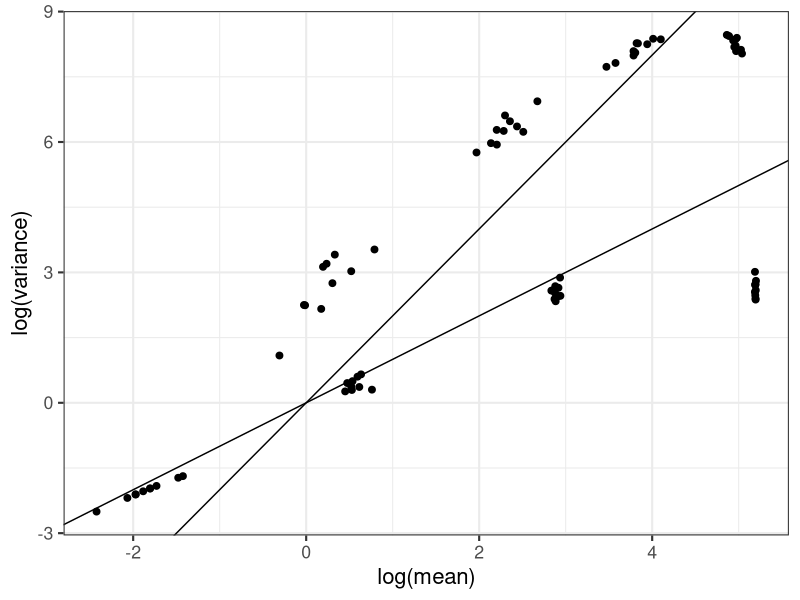

Write R code to recreate this figure.
library(vegan)
library(tidyverse)

## ----------------------------------------------------------------- parameters

abundances <- c(1000, 100, 10, 1)
a_sample <- list(reads = abundances)
n_samples <- 79
n_reads <- 200
n_runs <- 10


## ------------------------------------------------------------------ functions

duplicate_sample <- function(abundance_values) {
  abundance_values %>%
    rep(x = ., n_samples)
}

amplify_sample <- function(a_sample, n_cycles) {
  if (n_cycles < 0) { stop("'n_cycles' must be >= 0") }
  if (n_cycles > 50) { stop("'n_cycles' is too large") }
  tibble(reads = a_sample) %>%
    as_tibble() %>%
    mutate(scalling_factor = runif(n = length(abundances), min = 1, max = 2),
           reads = round(reads * (scalling_factor ** n_cycles))) %>%
    select(reads) %>%
    as.data.frame()
}

sequence_sample <- function(a_sample, n_reads) {
  a_sample %>%
    as.data.frame() %>%
    vegan::rrarefy(sample = n_reads) %>%
    t() %>%
    as_tibble() %>%
    rownames_to_column(var = "species")
}

compute_stats <- function(many_samples, n_cycles) {
  many_samples %>%
    mutate(n_cycles = n_cycles) %>%
    group_by(n_cycles, species) %>%
    summarise(mean = mean(reads),
              variance = var(reads),
              .groups = "drop")
}

a_run <- function(n_cycles) {
  a_sample %>%
    duplicate_sample %>%
    purrr::modify(amplify_sample, n_cycles = n_cycles) %>%
    purrr::map_dfr(sequence_sample, n_reads = n_reads) %>%
    compute_stats(n_cycles = n_cycles)
}

many_runs <- function(n_cycles) {
  n_runs %>%
    seq() %>%
    purrr::imap_dfr(~ a_run(n_cycles = n_cycles),
                    .id = "run")
}


## ----------------------------------------------------------------------- main

many_runs(n_cycles = 0) -> metagenomics
many_runs(n_cycles = 10) -> metabarcoding

bind_rows(metagenomics, metabarcoding) %>%
  ggplot(aes(x = log(mean), y = log(variance))) +
  geom_abline(aes(intercept = 0, slope = 1))+
  geom_abline(aes(intercept = 0, slope = 2))+
  geom_point() +
  geom_point(size = 2) +
  theme_bw(base_size = 16) +
  expand_limits(x = 0, y = 0)

quit(save = "no")
